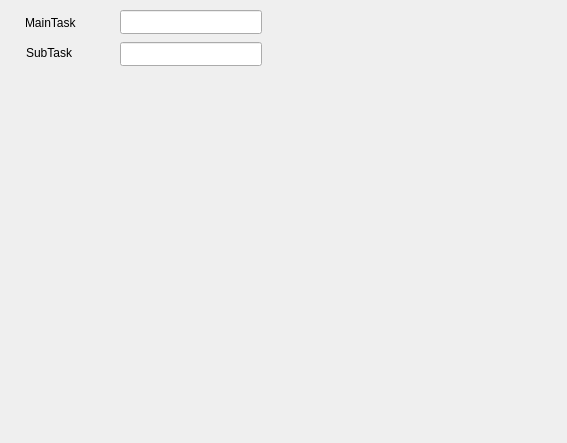
<?xml version="1.0" encoding="UTF-8"?>
<ui version="4.0">
 <class>FormTestStatus</class>
 <widget class="QWidget" name="FormTestStatus">
  <property name="geometry">
   <rect>
    <x>0</x>
    <y>0</y>
    <width>567</width>
    <height>443</height>
   </rect>
  </property>
  <property name="windowTitle">
   <string>Form</string>
  </property>
  <widget class="QLineEdit" name="txtMainTaskStatus">
   <property name="geometry">
    <rect>
     <x>120</x>
     <y>10</y>
     <width>142</width>
     <height>24</height>
    </rect>
   </property>
  </widget>
  <widget class="QLabel" name="label">
   <property name="geometry">
    <rect>
     <x>25</x>
     <y>15</y>
     <width>79</width>
     <height>16</height>
    </rect>
   </property>
   <property name="text">
    <string>MainTask</string>
   </property>
  </widget>
  <widget class="QLineEdit" name="txtSubTaskStatus">
   <property name="geometry">
    <rect>
     <x>120</x>
     <y>42</y>
     <width>142</width>
     <height>24</height>
    </rect>
   </property>
  </widget>
  <widget class="QLabel" name="label_2">
   <property name="geometry">
    <rect>
     <x>26</x>
     <y>45</y>
     <width>83</width>
     <height>16</height>
    </rect>
   </property>
   <property name="text">
    <string>SubTask</string>
   </property>
  </widget>
 </widget>
 <resources/>
 <connections/>
</ui>
